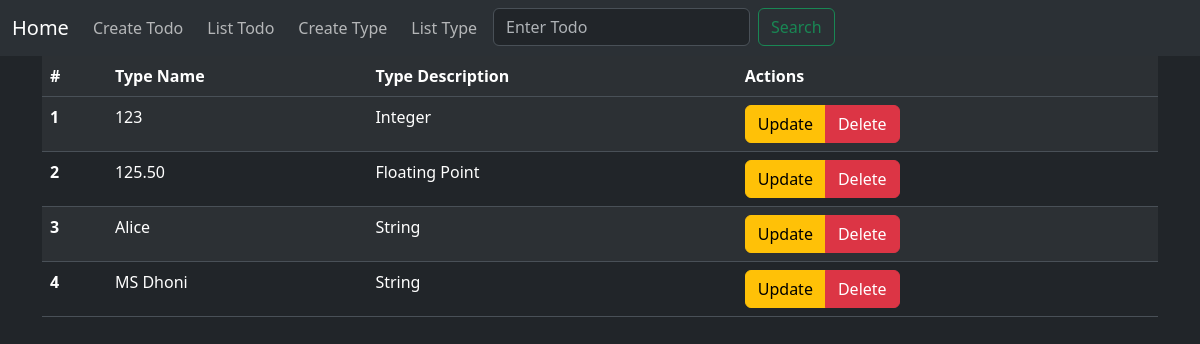
Page /type/ on the earlier database version.
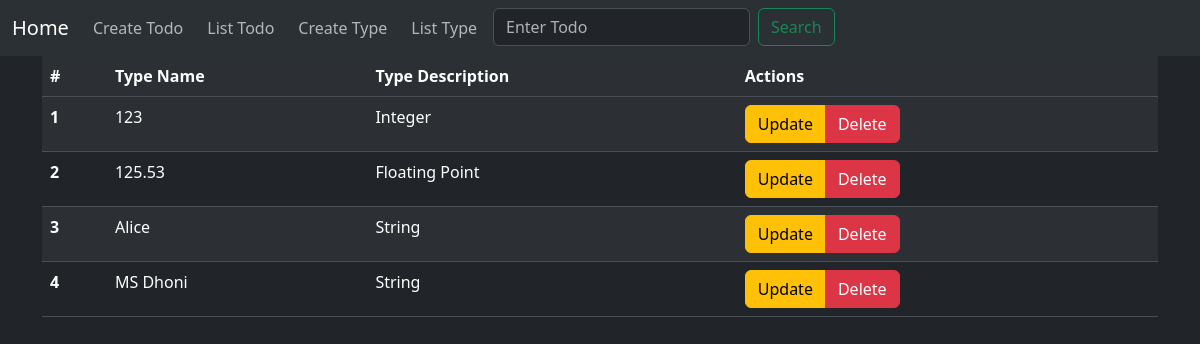
Same page on the later database version.
### todo/models.py (models this page shows)
class Type(models.Model):
    type_name = models.CharField(max_length=300)
    type_description = type_description = models.TextField()

### todo/views.py (the view)
# urls.py: path('type/', type_view, name="type_list"),
def type_view(request):
    types = Type.objects.all()
    return render(request, 'type_page.html', context={'types': types})

### todo/templates/type_page.html (shortened to what this page needs)
{% extends "layout.html" %}
{% block content %}
    <table class="table table-striped">
    <tr>
      <th scope="col">#</th>
      <th scope="col">Type Name</th>
      <th scope="col">Type Description</th>
      <th scope="col">Actions</th>
    </tr>
  <tbody>
    {% for type in types%}
        <tr>
        <th scope="row">{{forloop.counter}}</th>
        <td>{{type.type_name}}</td>
        <td>{{type.type_description}}</td>
        <td>
          <div class="btn-group" role="group" aria-label="Basic mixed styles example">
          <a href="{% url 'update-type' pk=type.id %}" class="btn btn-warning">Update</a>
          <a data-bs-toggle="modal" data-bs-target="#confirmDelete" class="btn btn-danger">Delete</a>
          </div></td>
        </tr>
    {% endfor %}
      </tbody>
</table>
{% endblock %}

Differences in the rows shown:
changed Type "Floating Point": type_name "125.50" → "125.53"
